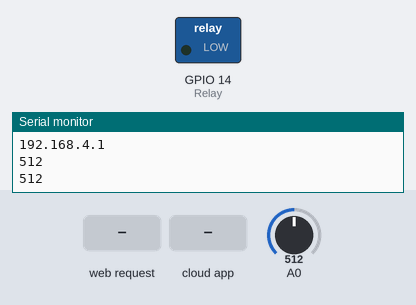
The sketch below on a simulated ESP8266 (NodeMCU). Shown: switched loads named in the sketch (green lamp = pin HIGH), the last lines printed to the serial monitor. The inputs (shaded band) are chosen by the test bench; at power-on: A0 = 512. WiFi joins after 1.5 s; servers stay silent unless stated; the Firebase database answers and starts empty.

Above: at 1.2 s.
1.3 s: HTTP request GET / received
2.9 s: the phone or cloud app sets led to 0
At 3.9 s:
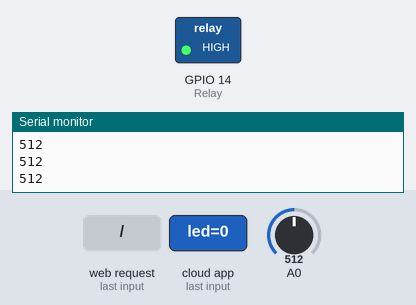
4.4 s: HTTP request GET /caidat received
Timing chart, 0 to 7.4 s (numbered marks = the images above; inputs shaded):
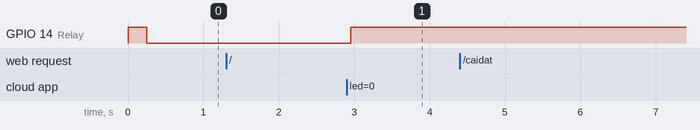

Measured:
- after the input at 2.9 s, GPIO 14 (Relay): LOW → HIGH after 0.05 s

The sketch:

IOT_SMARTHOME.ino
```cpp
#include <ESP8266WiFi.h>
#include <WiFiClientSecure.h>
#include <ESP8266WebServer.h>
#if defined(ESP32)
#include <WiFi.h>
#include <FirebaseESP32.h>
#elif defined(ESP8266)
#include <ESP8266WiFi.h>
#include <FirebaseESP8266.h>
#endif
#include "DHT.h"
#define DHTPIN 12
#define DHTTYPE DHT11 // DHT 11
#include <addons/TokenHelper.h>
#include <addons/RTDBHelper.h>
int Relay = 14;
DHT dht(DHTPIN, DHTTYPE);
FirebaseData firebasedata;
FirebaseAuth auth;
FirebaseConfig config;
WiFiClientSecure client;
ESP8266WebServer sv(80);
#define API_KEY "AIzaSyDhwiP8gbvQnlR_PBQ89owvlK8nOgumKlM"
#define DATABASE_URL "bd-22c59-default-rtdb.firebaseio.com" //
String path="/";
const char* host = "script.google.com";
const int httpsPort = 443;
String GAS_ID = "AKfycbwQTgzDOc6oo8pgXFM8kKdxcHMX41XZg94WvijrN6ln-Zx5zdOm0UI7NkHztJnU_s8";
unsigned long sendDataPrevMillis = 0;

unsigned long count = 0;
unsigned long t1=0;
unsigned long t2=0;
unsigned long t3=0;
String x="";

void setup() {

  Serial.begin(115200);

   WiFi.mode(WIFI_STA);
  WiFi.softAP("IOTHOME","12345678");

  Serial.println("kjabfckjsdbvjksdbvkjsdbvkjsdbvkjsdbkvjhbskjvsdvsdbvsđb");
  Serial.println(WiFi.localIP());
  Serial.println(WiFi.softAPIP());
    sv.on("/",[]{
    Serial.println(String("co ng truy cap:"));
     sv.send(200,"text/html",
     "<meta charset='utf-8'>"
     "<html>"
     "<head>"
     "<title>"
     "IOT HOME"
     "</title>"
     "</head>"
     "<body>"
     "iot home"
     "<form action='caidat'>"
     "<br><br>"
     "TEN WF"
     "<input name='tenwifi' type='text'/>"
     "<br><br>"
     "MK WF"
     "<input name='matkhau' type='text'/>"
     "<br><br>"
     "TEN DN"
     "<input name='tenDN' type='text'/>"
     "<br><br>"
     "MK DN"
     "<input name='matkhauDN' type='text'/>"
     "<br><br>"
     "<input type='submit'/>"
     "</form>"
     "<body>"
     "</html>"
     );
    });
     sv.on("/caidat",ketnoi);
  sv.begin();
  dht.begin();

  pinMode(Relay, OUTPUT);
  digitalWrite(Relay, HIGH);
}

void ketnoi(){
  String tenwf=sv.arg("tenwifi");
  String mkwf=sv.arg("matkhau");
  String tentk=sv.arg("tenDN");
  String mktk=sv.arg("matkhauDN");
  Serial.print("tenwf");
   Serial.println(tenwf);
   Serial.print("mkwf");
   Serial.println(mkwf);
   Serial.print("tentb");
   Serial.println(tentk);
   Serial.print("mktb");
   Serial.println(mktk);
   sv.send(200,"text/plain","connected");
   WiFi.begin(tenwf, mkwf);
  Serial.print("Connecting to Wi-Fi");
    while (WiFi.status() != WL_CONNECTED)
  {
    Serial.print(".");
    delay(300);
  }
  Serial.println();
  Serial.print("Connected with IP: ");
  Serial.println(WiFi.localIP());
  Serial.println();
  client.setInsecure();
  Serial.printf("Firebase Client v%s\n\n", FIREBASE_CLIENT_VERSION);


config.api_key = API_KEY;
   auth.user.email = tentk;
  auth.user.password = mktk;
   config.database_url = DATABASE_URL;
  config.token_status_callback = tokenStatusCallback; //see addons/TokenHelper.h
  Firebase.begin(&config, &auth);
  Firebase.reconnectWiFi(true);
  Firebase.setDoubleDigits(5);
}


void sendDataGGSheets(float tem, float hum) {
  Serial.println("==========");
  Serial.print("connecting to ");
  Serial.println(host);

  //----------------------------------------Connect to Google host
  if (!client.connect(host, httpsPort)) {
    Serial.println("connection failed");
    return;
  }

  String string_temperature =  String(tem);
  // String string_temperature =  String(tem, DEC);
  String string_humidity =  String(hum);
   Serial.println("string_humidity" +string_humidity);
  String url = "/macros/s/" + GAS_ID + "/exec?value1="+string_temperature+ "&value2="+ string_humidity;
  Serial.print("requesting URL: ");
  Serial.println(url);


  client.print(String("GET ") + url + " HTTP/1.1\r\n" +
         "Host: " + host + "\r\n" +
         "User-Agent: BuildFailureDetectorESP8266\r\n" +
         "Connection: close\r\n\r\n");

  Serial.println("request sent");
  while (client.connected()) {
    String line = client.readStringUntil('\n');
    if (line == "\r") {
      Serial.println("headers received");
      break;
    }
  }
  String line = client.readStringUntil('\n');
  if (line.startsWith("{\"state\":\"success\"")) {
    Serial.println("esp8266/Arduino CI successfull!");
  } else {
    Serial.println("esp8266/Arduino CI has failed");
  }
  Serial.print("reply was : ");
  Serial.println(line);
  Serial.println("closing connection");
  Serial.println("==========");
  Serial.println();
  //----------------------------------------
}
void readMQ2(){
  int value = analogRead(A0);
  Firebase.setString(firebasedata,"/gas",value);
  if(value >= 150){
    Firebase.setString(firebasedata,"/gascaution","1");
  } else Firebase.setString(firebasedata,"/gascaution","0");
  Serial.println(value);
}

void setRelay(){
  if(Firebase.getString(firebasedata,path+"/led"))  x=firebasedata.stringData();
  if(x=="0"){
     digitalWrite(Relay, HIGH);
  }else digitalWrite(Relay, LOW);

}

void readDHT(){

   float h = dht.readHumidity();
   float t = dht.readTemperature();

   if (isnan(h) || isnan(t)) {
   Serial.println("Failed to read from DHT sensor!");
   return;
   }


   Serial.print("Humidity: ");
   Serial.print(h);
   Serial.print(" %\t");
   Serial.print("Temperature: ");
   Serial.print(t);
   Serial.print(" *C ");
   Serial.println("");
   Firebase.setString(firebasedata,"/doam",h);
   Firebase.setString(firebasedata,"/nhietdo",t);
   sendDataGGSheets(t,h);
}


void loop() {
  sv.handleClient();

  if(millis()- t1>100){
    setRelay();
    t1=millis();
  }

  if(millis()- t2>100){
    readMQ2();
    t2=millis();
  }

  if(millis()- t3>=60000){
    readDHT();
    t3=millis();
  }

}
```
